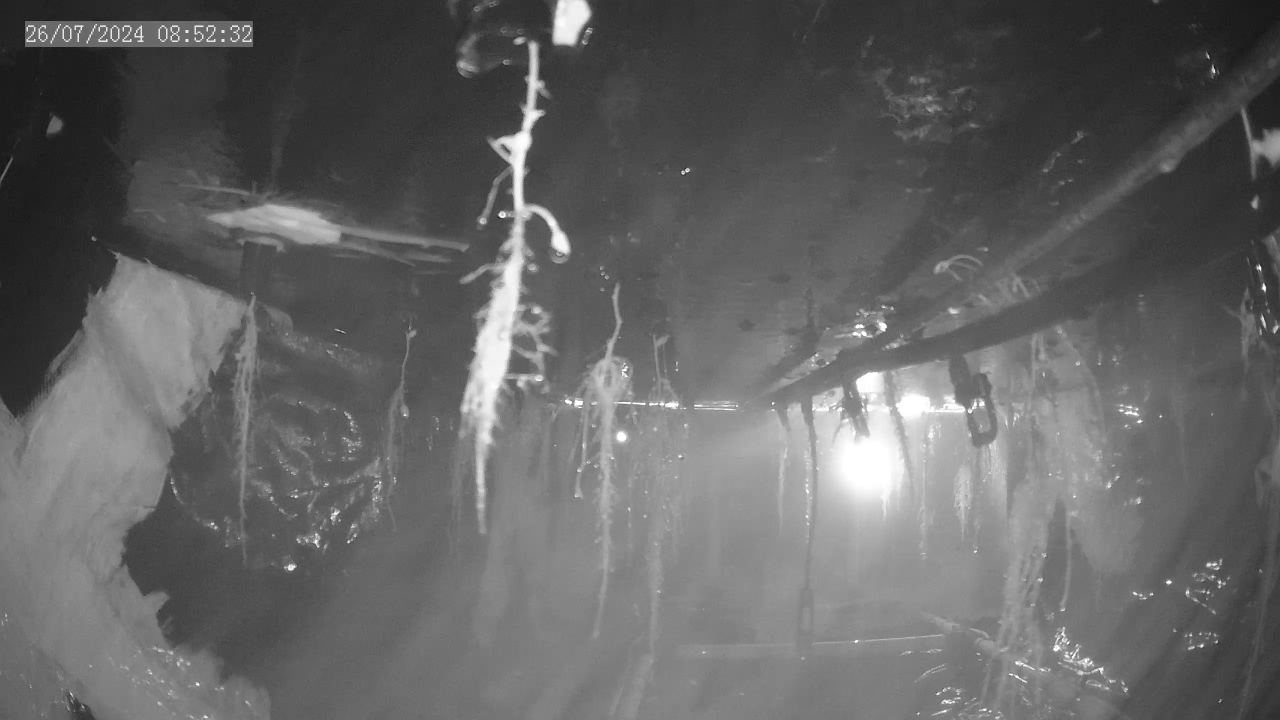
#> input picture cv_measurement/Sample/2024-07-26_08-52-33.jpg, 2560 x 1440 px (shown at 1/2 size)
$ python -i kentang.py   (imports and definitions only)
#> lines starting #> are read from the running program, lines starting #| are printed output that depends on the picture; after the words box and inside, x2 and y2 are one past the last pixel; in counts of white or black regions, pixels touching at a corner belong together
#> in check_length, img is the input picture: shape (1440, 2560, 3); min 0, max 255, mean 99.6
# -*- coding: utf-8 -*-
"""Kentang.ipynb

Automatically generated by Colab.

Original file is located at
    https://colab.research.google.com/drive/1o_OCqD71uStM7Lsrv46C3WG7z1r9_he2

# Mount
"""

# refresh or remount drive
from google.colab import drive
# [1 line not run here, left out]

# connect to drive:
from google.colab import drive
# [1 line not run here, left out]

"""# Imports"""

import cv2
import numpy as np
import matplotlib.pyplot as plt
import os
import random

img_path = "/content/drive/MyDrive/Colab Notebooks/Sample Akar"

# select random image from folder path:
# [1 line that did not run here, left out]
# [6 lines not run here, left out]

def crop_img(img):
  # crop image:
  crop_img = img[:,700:1400]
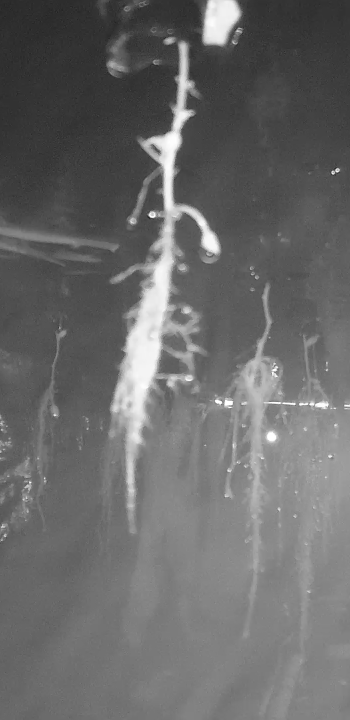
#> crop_img: shape (1440, 700, 3) (shown at 1/2 size); min 8, max 255, mean 105.4
  plt.imshow(crop_img)
  return crop_img

# crop image:
# [1 line that did not run here, left out]

def apply_clahe(img):
  # apply CLAHE to image:
  clahe = cv2.createCLAHE(clipLimit=2.0, tileGridSize=(8,8))

  # convert the cropped image to grayscale
  gray_img = cv2.cvtColor(img, cv2.COLOR_BGR2GRAY)

  cl1 = clahe.apply(gray_img)
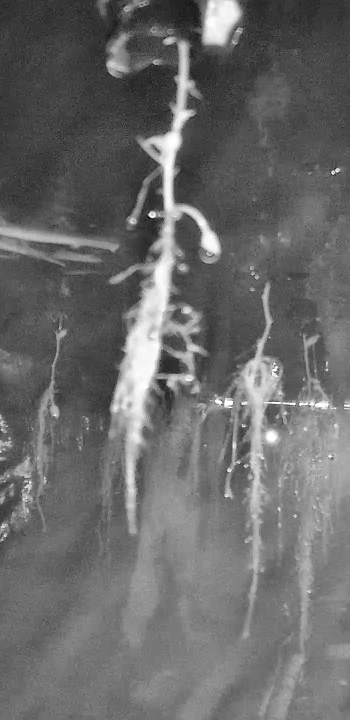
#> cl1: shape (1440, 700) (shown at 1/2 size); min 3, max 255, mean 105.8

  plt.imshow(cl1, cmap=plt.get_cmap('gray'))

  return cl1

# [1 line that did not run here, left out]

def binarize(img):
  # binarize image:
  ret, th1 = cv2.threshold(cl1, 190, 255, cv2.THRESH_BINARY)
  plt.imshow(th1, cmap=plt.get_cmap('gray'))
  return th1

def adaptive_threshold(img):
  # convert the image to grayscale if it's not already
  if len(img.shape) > 2:
    img = cv2.cvtColor(img, cv2.COLOR_BGR2GRAY)
  # ensure the image data type is uint8
  img = img.astype('uint8')
  # apply adaptive thresholding
  th = cv2.adaptiveThreshold(img, 255, cv2.ADAPTIVE_THRESH_GAUSSIAN_C, cv2.THRESH_BINARY, 121, 1)
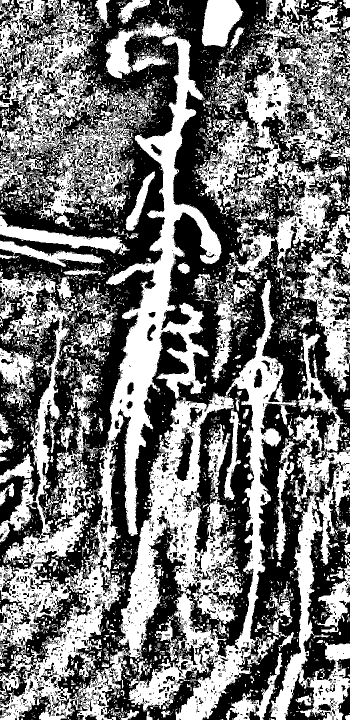
#> th: shape (1440, 700) (shown at 1/2 size); 46.4% white; 5206 white regions (4696 under 20 px), largest, box (x1, y1, x2, y2) and area: (0, 71, 693, 1440) 218269, (391, 0, 700, 560) 55410, (0, 0, 308, 459) 45502
  plt.imshow(th, cmap=plt.get_cmap('gray'))
  return th

# binarize
# th1 = binarize(cl1)
# [1 line that did not run here, left out]

# adaptive thresholding:
# th2 = adaptive_threshold(cl1)
# [1 line that did not run here, left out]

def closing(img):
  kernel = np.ones((3,3),np.uint8)
  closing = cv2.morphologyEx(img, cv2.MORPH_CLOSE, kernel)
  plt.imshow(closing, cmap=plt.get_cmap('gray'))
  return closing

def opening(img):
  kernel = np.ones((3,3),np.uint8)
  opening = cv2.morphologyEx(img, cv2.MORPH_OPEN, kernel)
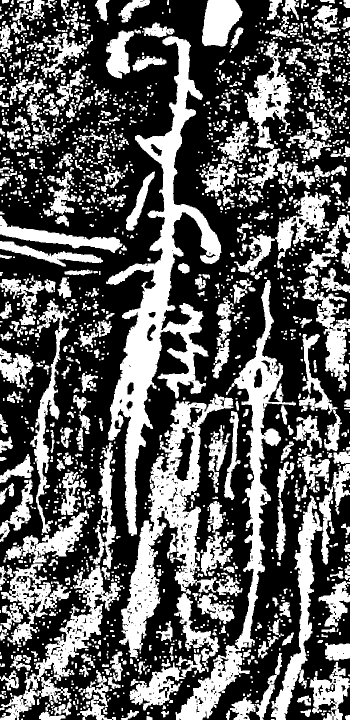
#> opening: shape (1440, 700) (shown at 1/2 size); 37.4% white; 1916 white regions (937 under 20 px)
  plt.imshow(opening, cmap=plt.get_cmap('gray'))
  return opening

# [1 line that did not run here, left out]
# [1 line that did not run here, left out]

def show_segment(img,th,alpha=0.5,lim=1200):
#> called with alpha = 0.5, lim = 1200
  status = None
  colors=[(255,0,0),(0,255,0)]

  # show biggest segment:
  contours, hierarchy = cv2.findContours(th, cv2.RETR_TREE, cv2.CHAIN_APPROX_SIMPLE)
#> contours = 2902 contours, 2039 with area under 20; largest, box (x1, y1, x2, y2) and area: (212, 72, 443, 1072) 49962, (238, 787, 467, 1317) 33666, (351, 560, 592, 1440) 26776, (0, 1131, 242, 1440) 13646, (542, 928, 700, 1440) 13204
  cnt = max(contours, key=cv2.contourArea)
#> cnt = contour of 2360 points, box (x1, y1, x2, y2) (212, 72, 443, 1072), area 49962
  x, y, w, h = cv2.boundingRect(cnt)
#> x = 212; y = 72; w = 231; h = 1000

  if y+h > lim:
    color = colors[1]
    status = True
  else:
    color = colors[0]
    status = False

  # Create a mask for the largest contour
  mask = img.copy()
  cv2.drawContours(mask, [cnt], -1, color, -1)
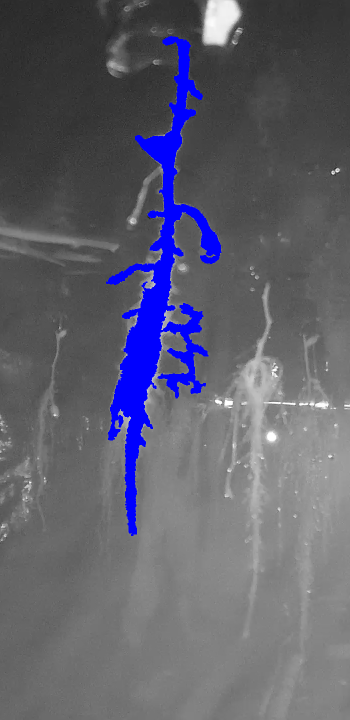
#> mask: shape (1440, 700, 3) (shown at 1/2 size); 5.18% of pixels changed, all inside (x1, y1, x2, y2) = (212, 72, 443, 1072)
  result = cv2.addWeighted(img,alpha,mask,1-alpha,0)
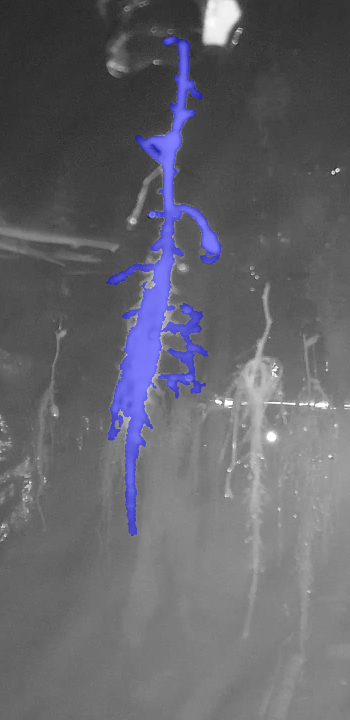
#> result: shape (1440, 700, 3) (shown at 1/2 size); mean B, G, R 107, 100.4, 100.4

  # draw bounding box:
  rect_img = result.copy()
  cv2.rectangle(rect_img, (x, y), (x + w, y + h), color, 2)

  # Draw the horizontal line
  cv2.line(rect_img, (0, lim), (img.shape[1], lim), (0,0,255), 3)
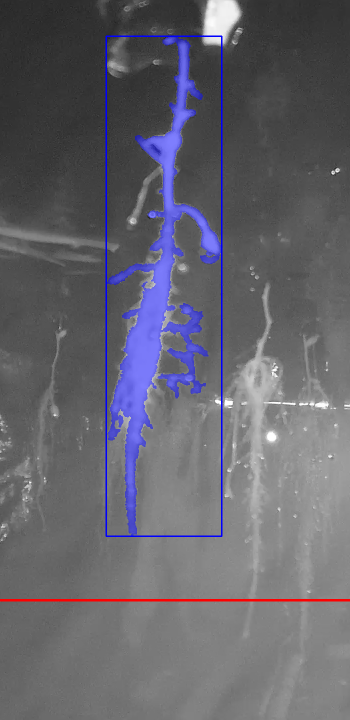
#> rect_img: shape (1440, 700, 3) (shown at 1/2 size); mean B, G, R 107.8, 99.3, 100.2

  # show image:
  plt.imshow(rect_img)
  print(x,y,w,h)
#| 212 72 231 1000
  return status

"""# Main Program"""

def check_length(im_path):
  img = cv2.imread(im_path)
  crop_im = crop_img(img)
  cl1 = apply_clahe(crop_im)
  th2 = adaptive_threshold(cl1)
  im_open = opening(th2)
  status = show_segment(crop_im,im_open)
#> status = False
  return status

# [1 line that did not run here, left out]
# [1 line not run here, left out]

# select random image from folder path:
# [1 line that did not run here, left out]
# [1 line that did not run here, left out]
# [1 line not run here, left out]

# select random image from folder path:
# [1 line that did not run here, left out]
# [1 line that did not run here, left out]
# [1 line not run here, left out]

# select random image from folder path:
# [1 line that did not run here, left out]
# [1 line that did not run here, left out]
# [1 line not run here, left out]

# select random image from folder path:
# [1 line that did not run here, left out]
im_path_5 = '/content/drive/MyDrive/Colab Notebooks/Sample Akar/2024-07-26_08-52-33.jpg'
# [1 line not run here, left out]

# binarize image
# [1 line that did not run here, left out]
# [3 lines not run here, left out]

>>> result = check_length('Sample/2024-07-26_08-52-33.jpg')
#> result = False
#> figure, not shown here; B, G, R data is drawn as R, G, B

$ run again, on cv_measurement/Sample/2024-07-18_07-04-25.jpg
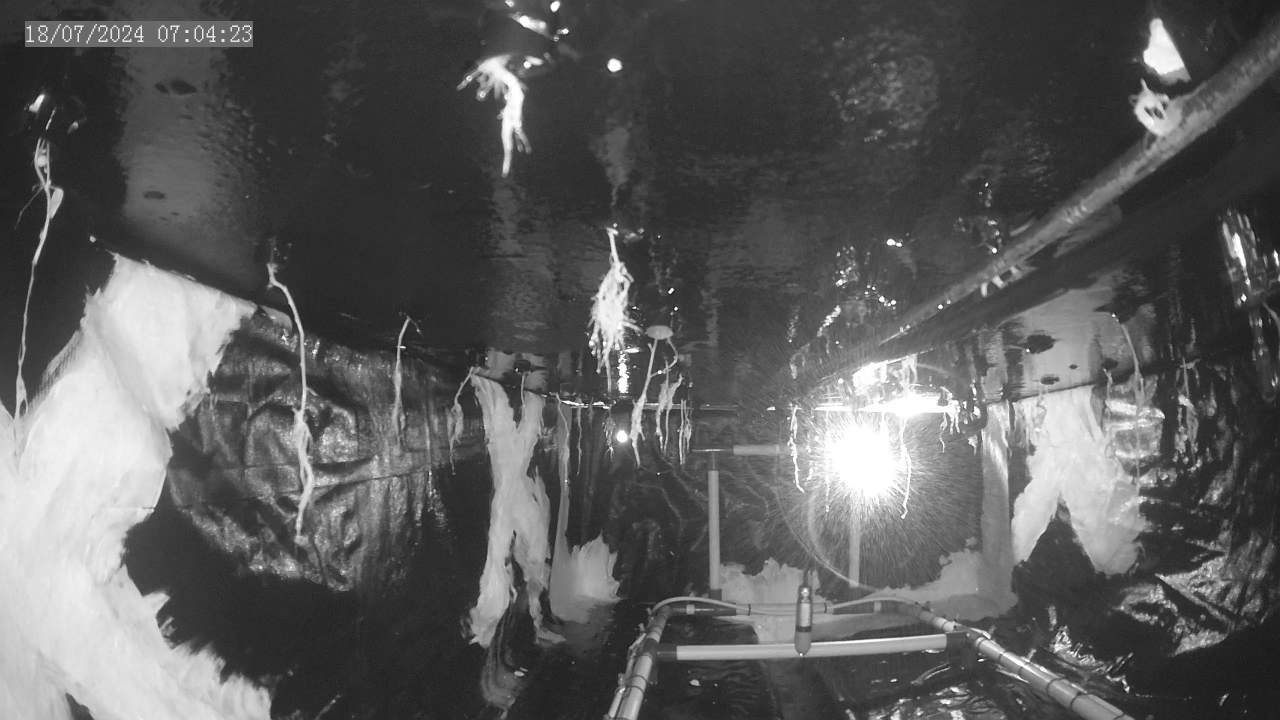
#> input picture cv_measurement/Sample/2024-07-18_07-04-25.jpg, 2560 x 1440 px (shown at 1/2 size)
#> in check_length, img is the input picture: shape (1440, 2560, 3); min 0, max 255, mean 91.6
#> in adaptive_threshold, `th = cv2.adaptiveThreshold(img, 255, cv2.ADAPTIVE_THRESH_GAUSSIAN_C, c..`:
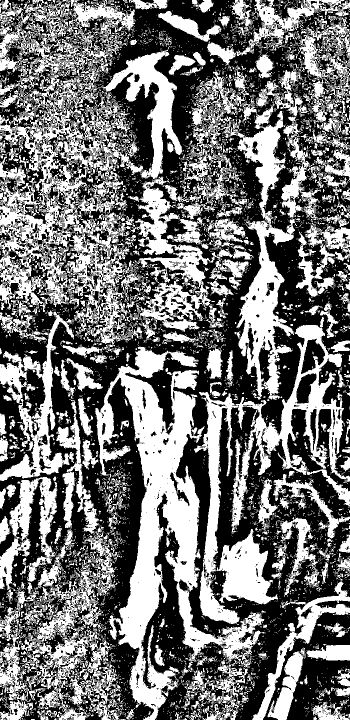
#> th: shape (1440, 700) (shown at 1/2 size); 45.5% white; 6131 white regions (5602 under 20 px), largest, box (x1, y1, x2, y2) and area: (0, 99, 430, 695) 87684, (190, 693, 530, 1440) 68092, (388, 634, 700, 1248) 45110
#> opening: shape (1440, 700); 34.7% white; 2219 white regions (1093 under 20 px)
#> contours = 2856 contours, 1939 with area under 20; largest, box (x1, y1, x2, y2) and area: (191, 694, 402, 1440) 56311, (398, 650, 700, 1148) 29006, (474, 442, 590, 793) 15365, (212, 102, 364, 357) 11064, (438, 1058, 556, 1208) 9616
#> cnt = contour of 2055 points, box (x1, y1, x2, y2) (191, 694, 402, 1440), area 56311
#> x = 191; y = 694; w = 211; h = 746
#> mask: shape (1440, 700, 3); mean B, G, R 64.6, 79.4, 64.6
#> in show_segment, `cv2.line(rect_img, (0, lim), (img.shape[1], lim), (0,0,255), 3)`:
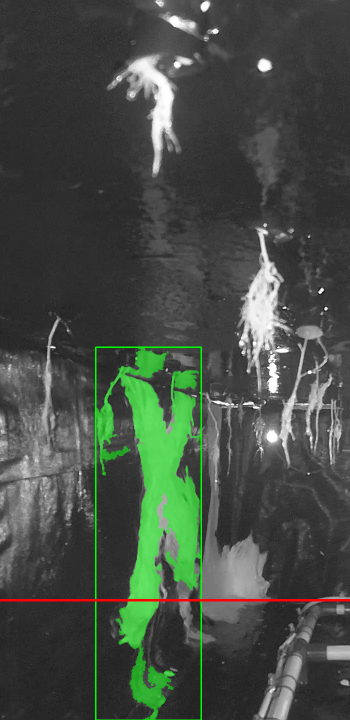
#> rect_img: shape (1440, 700, 3) (shown at 1/2 size); mean B, G, R 68.4, 77, 69.3
#| 191 694 211 746
#> status = True

$ run again, on cv_measurement/Sample/2024-07-20_15-36-15.jpg
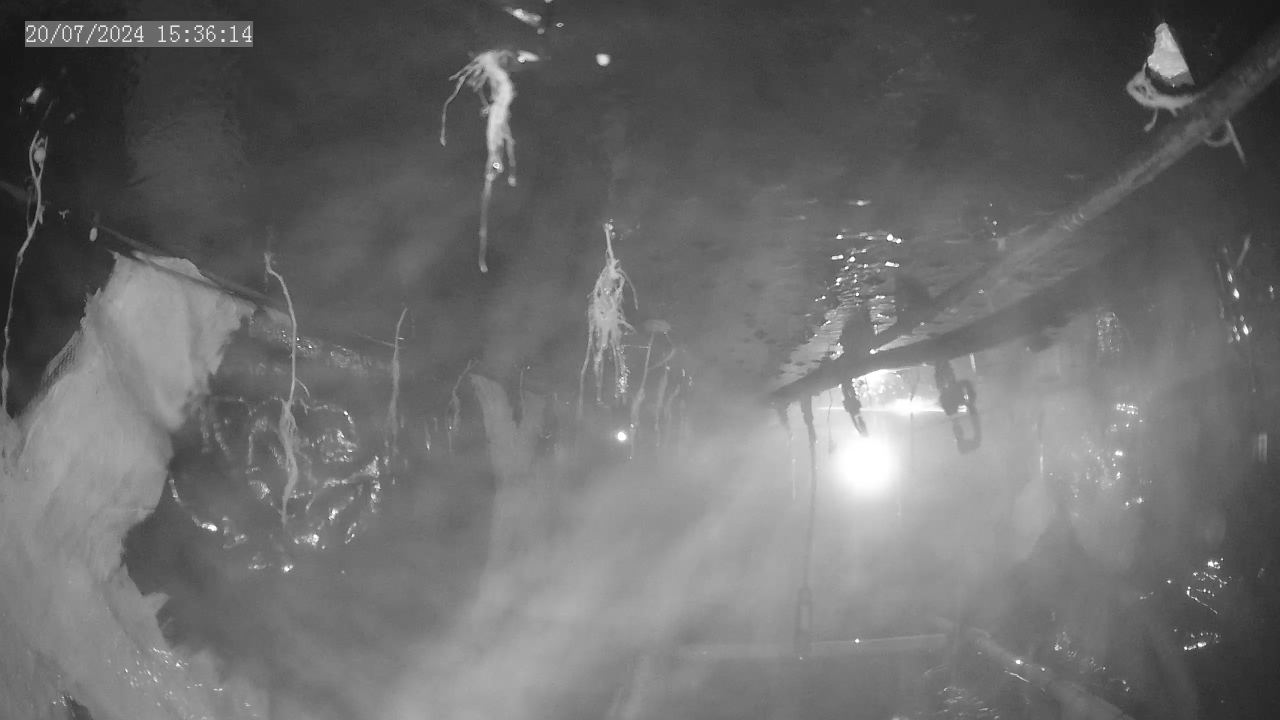
#> input picture cv_measurement/Sample/2024-07-20_15-36-15.jpg, 2560 x 1440 px (shown at 1/2 size)
#> in check_length, img is the input picture: shape (1440, 2560, 3); min 0, max 255, mean 108
#> in adaptive_threshold, `th = cv2.adaptiveThreshold(img, 255, cv2.ADAPTIVE_THRESH_GAUSSIAN_C, c..`:
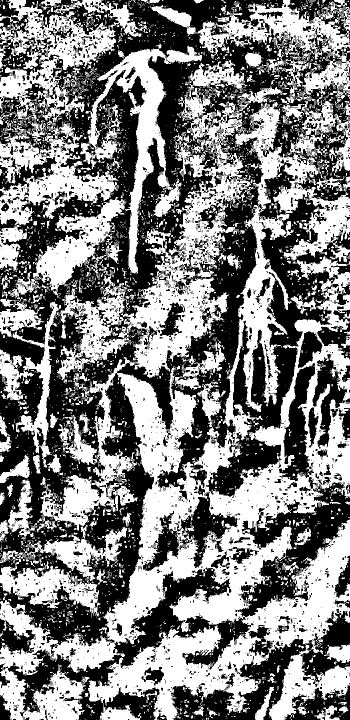
#> th: shape (1440, 700) (shown at 1/2 size); 50% white; 4366 white regions (3931 under 20 px), largest, box (x1, y1, x2, y2) and area: (0, 171, 700, 1440) 299831, (0, 0, 283, 289) 25928, (160, 91, 404, 548) 23724
#> opening: shape (1440, 700); 43.6% white; 1404 white regions (739 under 20 px)
#> contours = 2792 contours, 2045 with area under 20; largest, box (x1, y1, x2, y2) and area: (208, 573, 700, 1288) 64246, (176, 1039, 700, 1440) 47526, (180, 715, 414, 1135) 30247, (246, 505, 455, 755) 19812, (450, 415, 577, 880) 16910
#> cnt = contour of 3691 points, box (x1, y1, x2, y2) (208, 573, 700, 1288), area 64246
#> x = 208; y = 573; w = 492; h = 715
#> mask: shape (1440, 700, 3); mean B, G, R 102.8, 120, 102.8
#> in show_segment, `cv2.line(rect_img, (0, lim), (img.shape[1], lim), (0,0,255), 3)`:
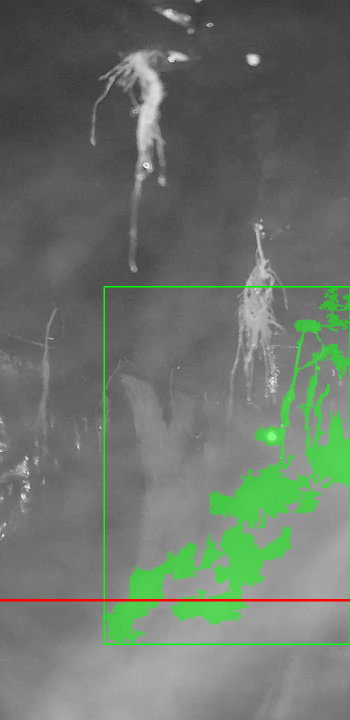
#> rect_img: shape (1440, 700, 3) (shown at 1/2 size); mean B, G, R 106.9, 116.8, 107.8
#| 208 573 492 715
#> status = True
